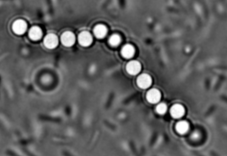
#> input picture Tracking/tracking/test_images/0001.tif, 227 x 156 px, found by its file name
$ jupyter execute --allow-errors corrLib_doc.ipynb   (shell and % lines are left out)
#> lines starting #> are read from the running program, lines starting #| are printed output that depends on the picture
### mylib/corrLib.py
import numpy as np
import matplotlib.pyplot as plt
from myImageLib import dirrec, bpass
from miscLib import label_slope
from skimage import io, util
import os
import pandas as pd
import sys
import time
import pdb
from numpy.polynomial.polynomial import polyvander

def corrS(X, Y, U, V):
    """Compute the spatial autocorrelations of a velocity field.
    Args:
    X, Y, U, V -- the result of PIV analysis. Each is a 2D array.
                    Use pivLib.read_piv to construct thses arrays from PIV data files.
    Returns:
    x, y, CA, CV -- The angle autocorrelation (CA) and velocity autocorrelation (CV).
                    x, y are the associated distances.
                    Note that we only consider half of the length in each dimension, so x, y are different from the input X, Y.
    EDIT
    ====
    Dec 13, 2021 -- i) Replace all the `mean()` function to nanmean, to handle masked PIV data. ii) Add doc string.
    Dec 15, 2021 -- if norm `vsqrt` is 0, set it to np.nan to avoid divided by zero warning!
    Dec 16, 2021 -- Shift the output X, Y origin to 0, 0, so that 0 distance will have the correlation function = 1. More intuitive.
    """
    row, col = X.shape
    r = int(row/2)
    c = int(col/2)
    vsqrt = (U ** 2 + V ** 2) ** 0.5
    vsqrt[vsqrt==0] = np.nan # if norm is 0, set it to np.nan to avoid divided by zero warning!
    U = U - np.nanmean(U)
    V = V - np.nanmean(V)
    Ax = U / vsqrt
    Ay = V / vsqrt
    CA = np.ones((r, c))
    CV = np.ones((r, c))
    # pdb.set_trace()
    for xin in range(0, c):
        for yin in range(0, r):
            if xin != 0 or yin != 0:
                CA[yin, xin] = np.nanmean((Ax[0:row-yin, 0:col-xin] * Ax[yin:row, xin:col] + Ay[0:row-yin, 0:col-xin] * Ay[yin:row, xin:col]))
                CV[yin, xin] = np.nanmean((U[0:row-yin, 0:col-xin] * U[yin:row, xin:col] + V[0:row-yin, 0:col-xin] * V[yin:row, xin:col])) / (np.nanstd(U)**2+np.nanstd(V)**2)
    return X[0:r, 0:c] - X[0, 0], Y[0:r, 0:c] - Y[0, 0], CA, CV

def corrI(X, Y, I):
    row, col = I.shape
    I = I - I.mean()
    # CI = np.ones(I.shape)
    r = int(row/2)
    c = int(col/2)
    CI = np.ones((r, c))
    XI = X[0: r, 0: c]
    YI = Y[0: r, 0: c]
    normalizer = I.std() ** 2
    for xin in range(0, int(col/2)):
        for yin in range(0, int(row/2)):
            if xin != 0 or yin != 0:
                I_shift_x = np.roll(I, xin, axis=1)
                I_shift = np.roll(I_shift_x, yin, axis=0)
                CI[yin, xin] = (I[yin:, xin:] * I_shift[yin:, xin:]).mean() / normalizer
    return XI, YI, CI


def divide_windows(img, windowsize=[20, 20], step=10):
#> further down, img is the input picture: shape (156, 227); min 0, max 255, mean 95.4
    row, col = img.shape
    windowsize[0] = int(windowsize[0])
    windowsize[1] = int(windowsize[1])
    step = int(step)
    if isinstance(windowsize, list):
        windowsize = tuple(windowsize)
    X = np.array(range(0, col-windowsize[0], step))
    Y = np.array(range(0, row-windowsize[1], step))
    X, Y = np.meshgrid(X, Y)
    I = util.view_as_windows(img, windowsize, step=step).mean(axis=(2, 3))
    return X, Y, I


def distance_corr(X, Y, C):
    """ Convert 2d correlation matrix into 1d.
    Args:
    X, Y -- 2d coordinates, can be either 2d matrices or flattened matrices
    C -- correlation matrix, can be either 2d matrices or flattened matrices
    Return:
    r_corr -- a DataFrame of ["R", "C"].
    Edit:
    Dec 16, 2021 -- i) check input dimension, if it's 1, do not use `flatten`, ii) add doc string
    """
    if len(X.shape) == 2:
        r_corr = pd.DataFrame({'R': (X.flatten()**2 + Y.flatten()**2) ** 0.5, 'C': C.flatten()}).sort_values(by='R')
    else:
        r_corr = pd.DataFrame({'R': (X**2 + Y**2) ** 0.5, 'C': C}).sort_values(by='R')
    return r_corr

# [28 lines left out: function corrIseq, not called in this run]

def readseq(folder):
    imgDirs = dirrec(folder, '*.tif')
    nameList = []
    dirList = []
    for imgDir in imgDirs:
        path, file = os.path.split(imgDir)
        name, ext = os.path.splitext(file)
        nameList.append(name)
        dirList.append(imgDir)
    fileList = pd.DataFrame()
    fileList = fileList.assign(Name=nameList, Dir=dirList)
    fileList = fileList.sort_values(by=['Name'])
    return fileList

def boxsize_effect_spatial(img, boxsize, mpp):
    # img: the image to be tested, array-like
    # boxsize: a list of boxsize to be tested, list-like
    # mpp: microns per pixel, float
#> called with mpp = 0.33
    data = {}
    for bs in boxsize:
        X, Y, I = divide_windows(img, windowsize=[bs, bs], step=bs)
        CI = corrI(X, Y, I)
        dc = distance_corr(X, Y, CI)
        bsm = bs * mpp # boxsize in microns
        dc.R = dc.R * mpp
        data['{0:.1f}'.format(bsm)] = dc
#> this loop made 1 pass
#> normalizer in corrI on pass 1: 251.3
#> after the loop, data = 0 items
    for kw in data:
        dc = data[kw]
        length = len(dc)
        smooth_length = int(np.ceil(length/20)*2+1)
        plt.plot(dc.R, savgol_filter(dc.C, smooth_length, 3), label=kw)
    plt.legend()
    return data

def match_hist(im1, im2):
    # match the histogram of im1 to that of im2
    return (abs(((im1 - im1.mean()) / im1.std() * im2.std() + im2.mean()))+1).astype('uint8')

def density_fluctuation(img8):
    row, col = img8.shape
    l = min(row, col)
    size_min = 5
    boxsize = np.unique(np.floor(np.logspace(np.log10(size_min), np.log10((l-size_min)/2), 100)))
    # Gradually increase box size and calculate dN=std(I) and N=mean(I)
    # choose maximal box size to be (l-size_min)/2
    # to guarantee we have multiple boxes for each calculation, so that
    # the statistical quantities are meaningful.
    # Step is chosen as 5*size_min to guarantee speed as well as good statistics
    # instead of box size. When box size is large, number of boxes is too small
    # to get good statistics.
    # Papers by Narayan et al. used different method to calculate density fluctuation
    # Igor Aranson commented on the averaging methods saying that in a spatially
    # homogeneous system (small spatial temporal correlation) two methods should match.
    # This suggests that I need to test both methods.
    # bp = bpass(img8, 3, 100)
    # img8_mh = match_hist(bp, img8)
    NList = []
    dNList = []
    for bs in boxsize:
        X, Y, I = divide_windows(img8, windowsize=[bs, bs], step=bs)
        N = bs*bs
        # dN = np.log10(I).std()*bs*bs
        dN = I.std()*bs*bs
        NList.append(N)
        dNList.append(dN)
#> this loop made 59 passes
#> (windowsize in divide_windows, dN) on passes 1 to 8: ((5, 5), 891.5), ((6, 6), 1190.3), ((7, 7), 1559.9), ((8, 8), 1955.6), ((9, 9), 2309.3), ((10, 10), 2652.9), ((11, 11), 3065.3), ((12, 12), 3372.9)
#> pass 1, in divide_windows (call 3), `I = util.view_as_windows(img, windowsize, step=step).mean(axis=(2, 3))`:
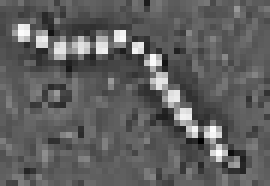
#> I: shape (31, 45) float64 (shown 6 times larger); min 0.6, max 255, mean 95.4
#> pass 1, in density_fluctuation, `X, Y, I = divide_windows(img8, windowsize=[bs, bs], step=bs)`:
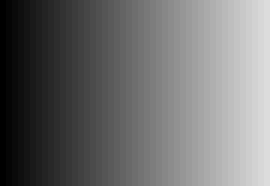
#> X: shape (31, 45) int64 (shown 6 times larger); min 0, max 220, mean 110
#> pass 1, in density_fluctuation, `X, Y, I = divide_windows(img8, windowsize=[bs, bs], step=bs)`:
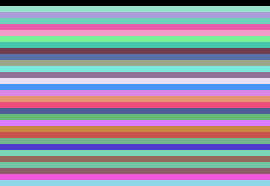
#> Y: shape (31, 45) int64 (shown 6 times larger); 31 distinct labels, from 0 to 150; one colour per label, 0 black
#> pass 2, in divide_windows (call 4), `I = util.view_as_windows(img, windowsize, step=step).mean(axis=(2, 3))`:
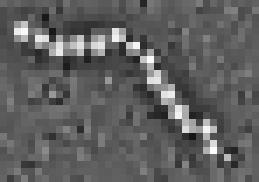
#> I: shape (26, 37) float64 (shown 7 times larger); min 22.39, max 253.8, mean 95.5
#> after the loop, NList = 59 values from 25 to 5625; dNList = 59 values, max 14777.9 at index 54, min 891.5 at index 0, mean 8792.9
    df_data = pd.DataFrame().assign(n=NList, d=dNList)
#> df_data = table of 59 rows and 2 columns
    return df_data


# [37 lines left out: function div_field, not called in this run]

def readdata(folder, ext='csv'):
    """
    Read data files with given extensions in a folder.

    Args:
    folder -- the folder to search in
    ext -- (optional) file extension of data files looked for, default to 'csv'

    Returns:
    fileList -- a DataFrame with columns 'Name' and 'Dir'

    Edit:
    11302020 -- reset the index of fileList, so that further trimming of data by index gets easier
    """
    dataDirs = dirrec(folder, '*.' + ext)
    nameList = []
    dirList = []
    for dataDir in dataDirs:
        path, file = os.path.split(dataDir)
        name, ext = os.path.splitext(file)
        nameList.append(name)
        dirList.append(dataDir)
    fileList = pd.DataFrame()
    fileList = fileList.assign(Name=nameList, Dir=dirList)
    fileList = fileList.sort_values(by=['Name']).reset_index(drop=True)
    return fileList

# [496 lines left out: functions df2, df2_, divide_stack, plot_gnf, vorticity, convection and 8 more, not called in this run]

# [3 lines that do not run on import are left out]

### mylib/corrLib_doc.ipynb
# corrLib.py document

* corrLib collects all the functions that are used in quantifying correlation length and density fluctuation

### corrS(X, Y, U, V)
X, Y, U, V represent a vector field. Return value CA, CV are matrices representing spatial angle and velocity correlation distribution of given vector field.

[cell 1]
from corrLib import *
import numpy as np
from skimage import io
import matplotlib.pyplot as plt
import pandas as pd

[cell 2]
X = np.linspace(0, 50)
Y = np.linspace(0, 50)
X, Y = np.meshgrid(X, Y)
U = np.random.random(size=X.shape)
V = np.random.random(size=X.shape)
#> (the rest of this cell did not finish here and is left out)

### corrI(X, Y, I)
X, Y, I represents the intensity field of an image. Returns the intensity correlation distribution of given intensity field.

[cell 3]
I = np.random.random(size=X.shape)
XI, YI, CI = corrI(X, Y, I)

### divide_windows(img, windowsize=[20, 20], step=10)
Divides an image into small boxes with given step length (overlap is allowed).
* img: a 2D array
* windowsize: \[horizontal, vertical\] dimensions of the boxes to be divided, in unit of pixel
* step: interval between adjacent boxes, in unit of pixel

[cell 4]
img = np.random.random(size=(500, 500))
X, Y, I = divide_windows(img, windowsize=[100, 100], step=100)
print('img size: ' + str(img.shape) + '\ndivided image I size: ' + str(I.shape))

### distance_corr(X, Y, C)
X, Y, C represent a directional correlation distribution. Returns a scalar correlation distribution (as a pandas.DataFrame).
* Column R: distance
* Column C: correlation

[cell 5]
CI = corrI(X, Y, I)
#> (the rest of this cell did not finish here and is left out)

### corrIseq(folder, **kwargs)
Calculates the spatial intensity correlation distribution for an image sequence (a series of _\*.tif_ images) in a given _folder_. Returns a pandas.DataFrame containing X, Y, I, Correlation, distance and frame number \[X, Y, I, C, R, frame\].

#### \*\*kwargs:
* windowsize: \[horizontal, vertical\] dimensions of the boxes to be divided, passed to function divide_windows(img)
* step: interval between adjacent boxes, passed to function divide_windows(img)

#> (a cell that did not finish here is left out)

### readseq(folder)
Read image sequence in given folder and sort the sequence by name. Return a pandas.DataFrame containing (file name, full directory).

[cell 7]
folder = r'I:\Google Drive\Research projects\DF\nolight-light'
#> (the rest of this cell did not finish here and is left out)

### data = boxsize_effect_spatial(img, boxsize, mpp)
* img: the image to be tested, array-like
* boxsize: a list of boxsize to be tested, list-like
* mpp: microns per pixel, float

[cell 8]
img = io.imread(r'I:\Github\Python\Correlation\test_images\boxsize_effect\0001.tif')
boxsize = range(20, 100, 10)
mpp= 0.33
#> (the rest of this cell did not finish here and is left out)

### density_fluctuation(img8)
Calculate density (intensity) fluctuation of an 8-bit grayscale image.
* img8: 8-bit grayscale image
* return: a pandas.DataFrame object with columns "n" and "d" representing average box density and standard deviation of box density (\Delta N)

[cell 9]
img8 = io.imread(r'I:\Github\Python\Correlation\test_images\boxsize_effect\0001.tif')
df = density_fluctuation(img8)
#> df = table of 59 rows and 2 columns
df.head()
#> Out = table of 5 rows and 2 columns

[cell 10]
plt.plot(df.n, df.d, marker='s', ls='', mfc=(0,0,0,0), mec='blue')
plt.xscale('log')
plt.yscale('log')
plt.xlabel('$N$')
plt.ylabel('$\Delta N$ ')
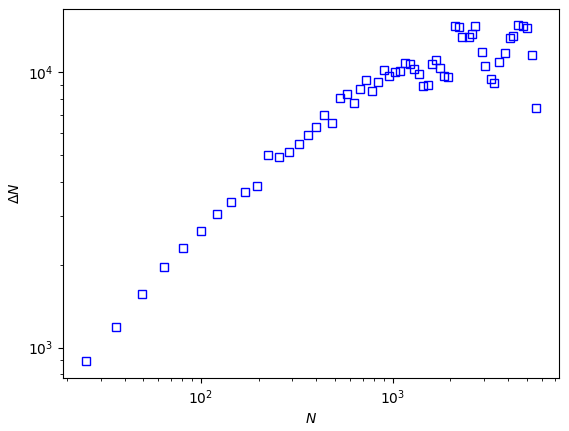
#> figure drawn by matplotlib, 1 panel; curve peaks at x = 4489, y = 14777.9

### corrlen = corrlength(corrData, fitting_range=1000)

Extract correlation length from spatial correlation DataFrame.
* corrData: pd.DataFrame object with columns ('R', 'C'), representing the distance and the correlation
* fitting_range: the range within which the curve fitting is done. The fitting is now set as polynomial fitting to the 8th degree. This is to improve the accuracy of correlation length locating.

#> (a cell that did not finish here is left out)

### div_field(img, pivData, winsize, step)

calculates the divergence fields $\nabla \cdot (c\boldsymbol{n})$ and $\nabla \cdot (c\boldsymbol{v})$
* img: the image from microscopy
* pivData: a DataFrame with columns (x, y, u, v)
* winsize and step should be consistent with the parameters of pivData, be extra coutious!

Return
* c: concentration field $\log(I_0/I)$
* v: velocity magnitude field $v$
* divcn: $\nabla \cdot (c\boldsymbol{n})$
* divcv: $\nabla \cdot (c\boldsymbol{v})$
* divv: $\nabla \cdot \boldsymbol{v}$

Example of use:

[cell 12]
import corrLib
#> (the rest of this cell did not finish here and is left out)

[cell 13]
# Plot the results
import matplotlib as mpl
fig, ax = plt.subplots(nrows=2, ncols=2, figsize=(10, 10), dpi=200)
#> (the rest of this cell did not finish here and is left out)

### read data with specified extension in given folder
```python
def readdata(folder, ext='csv'):
    """
    Read data files with given extensions in a folder.

    Args:
    folder -- the folder to search in
    ext -- (optional) file extension of data files looked for, default to 'csv'

    Returns:
    fileList -- a DataFrame with columns 'Name' and 'Dir'
    """
```

[cell 14]
import corrLib
folder = r'I:\Github\Python\Correlation\test_images\df_result'
corrLib.readdata(folder).head()
#> (the call stopped at in readdata, `dataDirs = dirrec(folder, '*.' + ext)`: myImageLib is not available in this run)

### temporal variation based density fluctuation analysis
```python
def df2(imgstack, size_min=5, step=250, method='linear'):
    """
    This is used for small scale test of temporal variation based density fluctuation analysis.
    Here the input is a 3 dimensional array that contains all the images in a video [stack_index, height, width].
    For larger scale application, use the script df2.py or a later implementation of df2 which can take directory as argument 1.

    Args:
    imgstack -- 3-D array with dimensions [stack_index, height, width]
    size_min -- minimal box size to sample
    step -- distance between adjacent boxes in a frame
    method -- use pixel intensity directly as concentration ('linear'), or use the log of it ('log')

    Returns:
    average -- the spatial average of temporal variations
    """
```

### small scale test of gnf analysis
```python
def plot_gnf(gnf_data):
    """
    Used for small scale test of gnf analysis.
    It incorporates the guide of the eye slope already in the function, which usually needs further adjustment when preparing paper figures.

    Args:
    gnf_data -- gnf data generated by df2()

    Returns:
    ax -- axis on which the data are plotted
    slope -- the slope of the gnf_data curve
    """
```

### Compute vorticity field based on piv data (x, y, u, v)
```python
def vorticity(pivData, step=None, shape=None):
    """
    Compute vorticity field based on piv data (x, y, u, v)

    Args:
    pivData -- DataFrame of (x, y, u, v)
    step -- distance (pixel) between adjacent PIV vectors

    Returns:
    vort -- vorticity field of the velocity field. unit: [u]/pixel, [u] is the unit of u, usually px/s
    """
```

### Compute convection term u.grad(c) based on piv data (x, y, u, v) and image
```python
def convection(pivData, image, winsize, step=None, shape=None):
    """
    Compute convection term u.grad(c) based on piv data (x, y, u, v) and image.

    Args:
    pivData -- DataFrame of (x, y, u, v)
    image -- the image corresponding to pivData
    winsize -- coarse-graining scheme of image
    step -- (optional) distance (pixel) between adjacent PIV vectors
    shape -- (optional) shape of piv matrices

    Returns:
    udc -- convection term u.grad(c). unit: [u][c]/pixel, [u] is the unit of u, usually px/s, [c] is the unit of concentration
           measured from image intensity, arbitrary.
    """
```

### Compute divergence field based on piv data (x, y, u, v)
```python
def divergence(pivData, step=None, shape=None):
    """
    Compute divergence field based on piv data (x, y, u, v)

    Args:
    pivData -- DataFrame of (x, y, u, v)
    step -- distance (pixel) between adjacent PIV vectors

    Returns:
    vort -- vorticity field of the velocity field. unit: [u]/pixel, [u] is the unit of u, usually px/s
    """
```

### Compute local density fluctuations
```python
def local_df(img_folder, seg_length=50, winsize=50, step=25):
    """
    Compute local density fluctuations of given image sequence in img_folder

    Args:
    img_folder -- folder containing .tif image sequence
    seg_length -- number of frames of each segment of video, for evaluating standard deviations
    winsize --
    step --

    Returns:
    df -- dict containing 't' and 'local_df', 't' is a list of time (frame), 'std' is a list of 2d array
          with local standard deviations corresponding to 't'
    """
```

### Compute energy spectrum in k space
```python
def compute_energy_density(pivData):
    """
    Compute kinetic energy density in k space from piv data.

    Args:
    pivData -- piv data

    Returns:
    E -- kinetic energy field in k space

    Test:
    pivData = pd.read_csv(r'E:\moreData\08032020\piv_imseq\01\3370-3371.csv')
    compute_energy_density(pivData)
    """
def compute_wavenumber_field(shape):
    """
    Compute the wave number field Kx and Ky, and magnitude field k.
    Note that this function works for even higher dimensional shape.

    Args:
    shape -- shape of the velocity field and velocity fft field, tuple

    Returns:
    k -- wavenumber magnitude field
    K -- wavenumber fields in given dimensions

    Test:
    shape = (42, 50)
    k_mag, K = compute_wavenumber_field(shape)
    """
def energy_spectrum(pivData):
    """
    Compute energy spectrum (E vs k) from pivData.

    Args:
    pivData -- piv data

    Returns:
    es -- energy spectrum, DataFrame (k, E)
    """
```

$ run again, with Tracking/tracking/test_images/0000.tif copied over Tracking/tracking/test_images/0001.tif
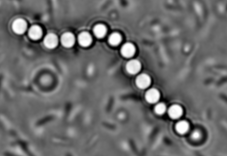
#> input picture Tracking/tracking/test_images/0000.tif, 227 x 156 px, found by its file name
#> img is the input picture: shape (156, 227); min 0, max 255, mean 108
#> the loop in boxsize_effect_spatial, `for bs in boxsize:` made 1 pass
#> normalizer in corrI on pass 1: 154.9
#> after the loop in boxsize_effect_spatial, `for bs in boxsize:`: data = 0 items
#> the loop in density_fluctuation, `for bs in boxsize:` made 59 passes
#> (windowsize in divide_windows, dN) on passes 1 to 8: ((5, 5), 854.6), ((6, 6), 1127.2), ((7, 7), 1448.8), ((8, 8), 1813.6), ((9, 9), 2113.8), ((10, 10), 2360.8), ((11, 11), 2725.7), ((12, 12), 2904.2)
#> pass 1, in divide_windows (call 3), `I = util.view_as_windows(img, windowsize, step=step).mean(axis=(2, 3))`:
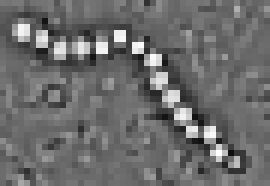
#> I: shape (31, 45) float64 (shown 6 times larger); min 15.76, max 255, mean 108
#> after the loop in density_fluctuation, `for bs in boxsize:`: NList = 59 values from 25 to 5625; dNList = 59 values, max 8883.4 at index 40, min 854.6 at index 0, mean 4843.9
#> df_data = table of 59 rows and 2 columns
#> Out = table of 5 rows and 2 columns
#> `[cell 10] plt.plot(df.n, df.d, marker='s', ls='', mfc=(0,0,0,0), mec='..`:
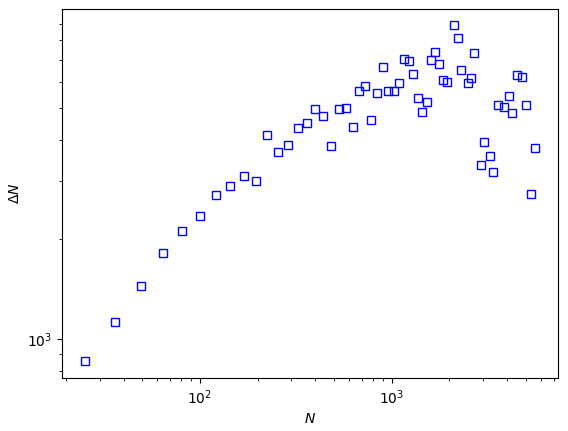
#> figure drawn by matplotlib, 1 panel; curve peaks at x = 2116, y = 8883.4

$ run again, with Tracking/tracking/test_images/0002.tif copied over Tracking/tracking/test_images/0001.tif
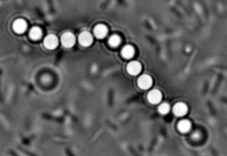
#> input picture Tracking/tracking/test_images/0002.tif, 227 x 156 px, found by its file name
#> img is the input picture: shape (156, 227); min 0, max 255, mean 96.2
#> the loop in boxsize_effect_spatial, `for bs in boxsize:` made 1 pass
#> normalizer in corrI on pass 1: 238.4
#> after the loop in boxsize_effect_spatial, `for bs in boxsize:`: data = 0 items
#> the loop in density_fluctuation, `for bs in boxsize:` made 59 passes
#> (windowsize in divide_windows, dN) on passes 1 to 8: ((5, 5), 884.5), ((6, 6), 1216.5), ((7, 7), 1558.3), ((8, 8), 1987.3), ((9, 9), 2267), ((10, 10), 2700.2), ((11, 11), 2982.4), ((12, 12), 3479.7)
#> pass 1, in divide_windows (call 3), `I = util.view_as_windows(img, windowsize, step=step).mean(axis=(2, 3))`:
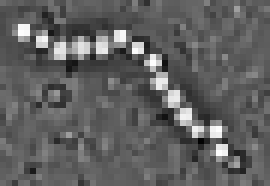
#> I: shape (31, 45) float64 (shown 6 times larger); min 2.56, max 254.7, mean 96.2
#> after the loop in density_fluctuation, `for bs in boxsize:`: NList = 59 values from 25 to 5625; dNList = 59 values, max 14954.4 at index 41, min 884.5 at index 0, mean 8703.8
#> df_data = table of 59 rows and 2 columns
#> Out = table of 5 rows and 2 columns
#> `[cell 10] plt.plot(df.n, df.d, marker='s', ls='', mfc=(0,0,0,0), mec='..`:
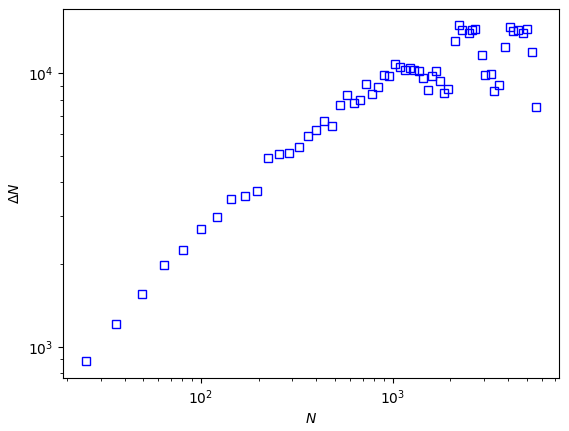
#> figure drawn by matplotlib, 1 panel; curve peaks at x = 2209, y = 14954.4

$ run again, with Tracking/tracking/test_images/0003.tif copied over Tracking/tracking/test_images/0001.tif
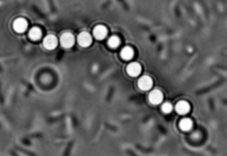
#> input picture Tracking/tracking/test_images/0003.tif, 227 x 156 px, found by its file name
#> img is the input picture: shape (156, 227); min 0, max 255, mean 96.1
#> the loop in boxsize_effect_spatial, `for bs in boxsize:` made 1 pass
#> normalizer in corrI on pass 1: 235.4
#> after the loop in boxsize_effect_spatial, `for bs in boxsize:`: data = 0 items
#> the loop in density_fluctuation, `for bs in boxsize:` made 59 passes
#> (windowsize in divide_windows, dN) on passes 1 to 8: ((5, 5), 886.4), ((6, 6), 1230.3), ((7, 7), 1592.9), ((8, 8), 2001.8), ((9, 9), 2284.6), ((10, 10), 2848.9), ((11, 11), 2949.4), ((12, 12), 3592.9)
#> pass 1, in divide_windows (call 3), `I = util.view_as_windows(img, windowsize, step=step).mean(axis=(2, 3))`:
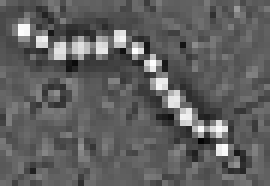
#> I: shape (31, 45) float64 (shown 6 times larger); min 4.92, max 254.6, mean 96.2
#> after the loop in density_fluctuation, `for bs in boxsize:`: NList = 59 values from 25 to 5625; dNList = 59 values, max 16124.7 at index 52, min 886.4 at index 0, mean 8564.7
#> df_data = table of 59 rows and 2 columns
#> Out = table of 5 rows and 2 columns
#> `[cell 10] plt.plot(df.n, df.d, marker='s', ls='', mfc=(0,0,0,0), mec='..`:
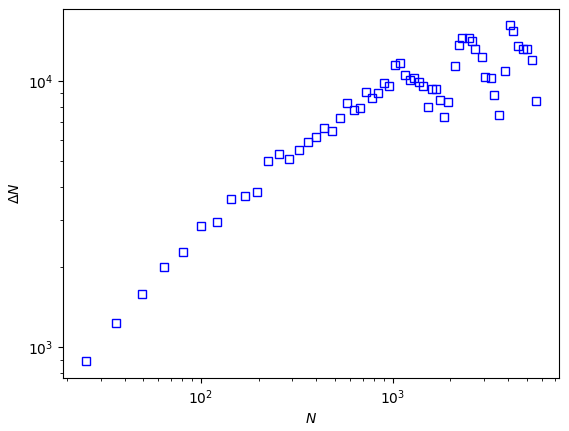
#> figure drawn by matplotlib, 1 panel; curve peaks at x = 4096, y = 16124.7
